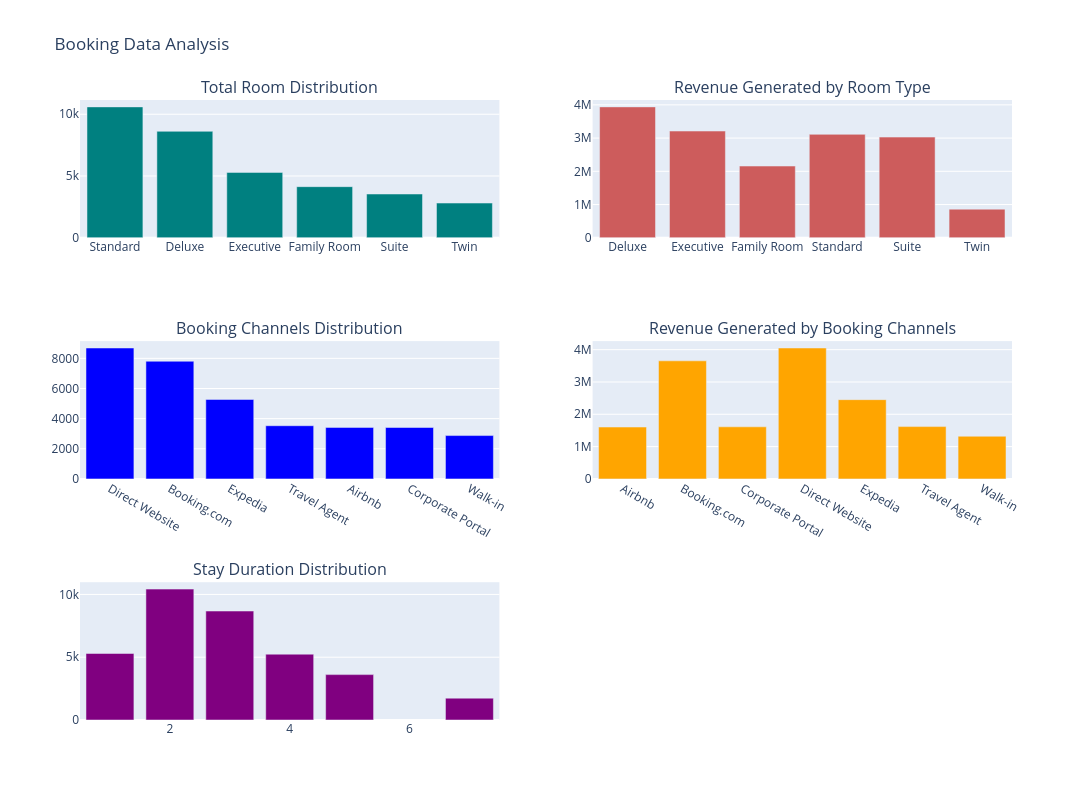

The notebook cell this image was saved under:
### Code cell
# Create suplot
fig = make_subplots(rows=3, cols=2, subplot_titles=("Total Room Distribution", "Revenue Generated by Room Type", "Booking Channels Distribution", "Revenue Generated by Booking Channels",  "Stay Duration Distribution"))

# Add charts
fig.add_trace(go.Bar(x=room_type['room_type'], y=room_type['count'], name='Counts', marker_color='teal'), row=1, col=1)
fig.add_trace(go.Bar(x=room_revenue['room_type'], y=room_revenue['total_amount'], name='Revenue', marker_color='indianred'), row=1, col=2)
fig.add_trace(go.Bar(x=channels['booking_channel'], y=channels['count'], name='Counts', marker_color='blue'), row=2, col=1)
fig.add_trace(go.Bar(x=channel_revenue['booking_channel'], y=channel_revenue['total_amount'], name='Revenue', marker_color='orange'), row=2, col=2)
fig.add_trace(go.Bar(x=stay['stay_duration'], y=stay['count'], name='Counts', marker_color='purple'), row=3, col=1)

fig.update_layout(height=800, width=1200, title_text="Booking Data Analysis", showlegend=False)
fig.show()

### Figure 1 — Plotly figure (JSON) as saved in the notebook; plotly's stock layout.template omitted (floating-point values rounded to 4 significant figures)
{"data": [{"marker": {"color": "teal"}, "name": "Counts", "type": "bar", "x": ["Standard", "Deluxe", "Executive", "Family Room", "Suite", "Twin"], "xaxis": "x", "y": [10596, 8619, 5293, 4137, 3544, 2811], "yaxis": "y"}, {"marker": {"color": "indianred"}, "name": "Revenue", "type": "bar", "x": ["Deluxe", "Executive", "Family Room", "Standard", "Suite", "Twin"], "xaxis": "x2", "y": [3939000.0, 3211000.0, 2158000.0, 3113000.0, 3030000.0, 861100.0], "yaxis": "y2"}, {"marker": {"color": "blue"}, "name": "Counts", "type": "bar", "x": ["Direct Website", "Booking.com", "Expedia", "Travel Agent", "Airbnb", "Corporate Portal", "Walk-in"], "xaxis": "x3", "y": [8688, 7808, 5273, 3529, 3416, 3411, 2875], "yaxis": "y3"}, {"marker": {"color": "orange"}, "name": "Revenue", "type": "bar", "x": ["Airbnb", "Booking.com", "Corporate Portal", "Direct Website", "Expedia", "Travel Agent", "Walk-in"], "xaxis": "x4", "y": [1605000.0, 3654000.0, 1611000.0, 4051000.0, 2452000.0, 1619000.0, 1319000.0], "yaxis": "y4"}, {"marker": {"color": "purple"}, "name": "Counts", "type": "bar", "x": [1, 2, 3, 4, 5, 7], "xaxis": "x5", "y": [5299, 10425, 8679, 5243, 3614, 1740], "yaxis": "y5"}], "layout": {"annotations": [{"font": {"size": 16}, "showarrow": false, "text": "Total Room Distribution", "x": 0.225, "xanchor": "center", "xref": "paper", "y": 1, "yanchor": "bottom", "yref": "paper"}, {"font": {"size": 16}, "showarrow": false, "text": "Revenue Generated by Room Type", "x": 0.775, "xanchor": "center", "xref": "paper", "y": 1, "yanchor": "bottom", "yref": "paper"}, {"font": {"size": 16}, "showarrow": false, "text": "Booking Channels Distribution", "x": 0.225, "xanchor": "center", "xref": "paper", "y": 0.6111, "yanchor": "bottom", "yref": "paper"}, {"font": {"size": 16}, "showarrow": false, "text": "Revenue Generated by Booking Channels", "x": 0.775, "xanchor": "center", "xref": "paper", "y": 0.6111, "yanchor": "bottom", "yref": "paper"}, {"font": {"size": 16}, "showarrow": false, "text": "Stay Duration Distribution", "x": 0.225, "xanchor": "center", "xref": "paper", "y": 0.2222, "yanchor": "bottom", "yref": "paper"}], "height": 800, "showlegend": false, "title": {"text": "Booking Data Analysis"}, "width": 1200, "xaxis": {"anchor": "y", "domain": [0, 0.45]}, "xaxis2": {"anchor": "y2", "domain": [0.55, 1]}, "xaxis3": {"anchor": "y3", "domain": [0, 0.45]}, "xaxis4": {"anchor": "y4", "domain": [0.55, 1]}, "xaxis5": {"anchor": "y5", "domain": [0, 0.45]}, "xaxis6": {"anchor": "y6", "domain": [0.55, 1]}, "yaxis": {"anchor": "x", "domain": [0.7778, 1]}, "yaxis2": {"anchor": "x2", "domain": [0.7778, 1]}, "yaxis3": {"anchor": "x3", "domain": [0.3889, 0.6111]}, "yaxis4": {"anchor": "x4", "domain": [0.3889, 0.6111]}, "yaxis5": {"anchor": "x5", "domain": [0, 0.2222]}, "yaxis6": {"anchor": "x6", "domain": [0, 0.2222]}}}
